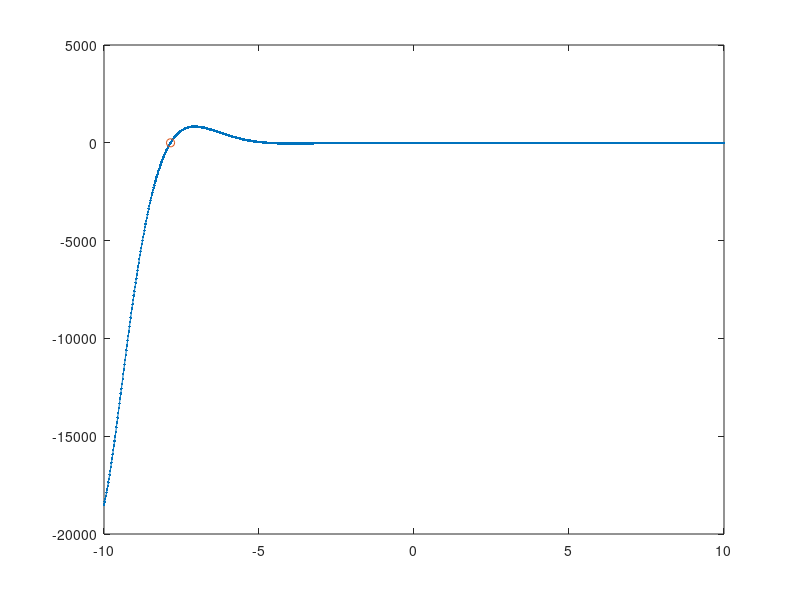
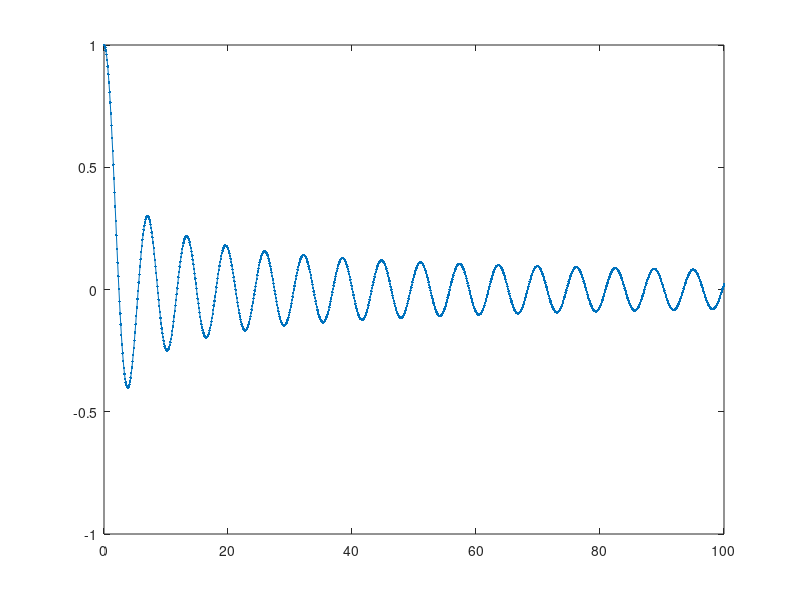
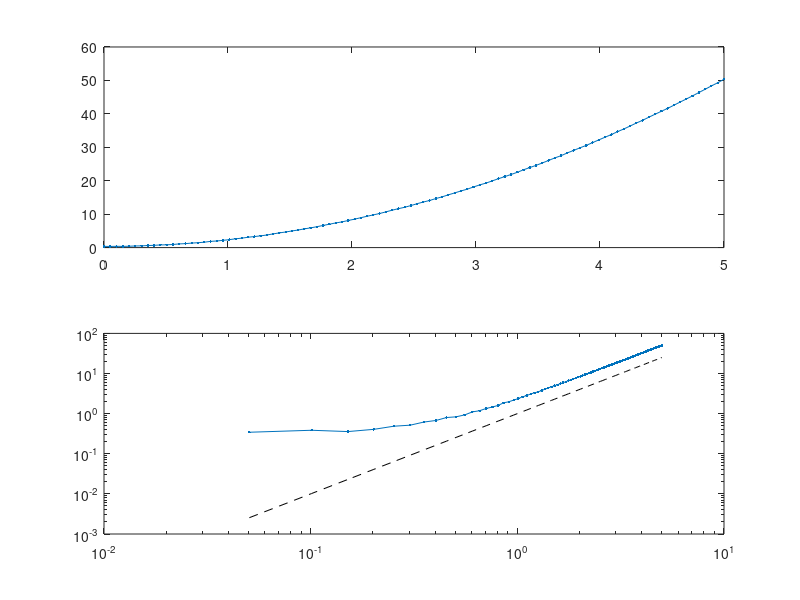
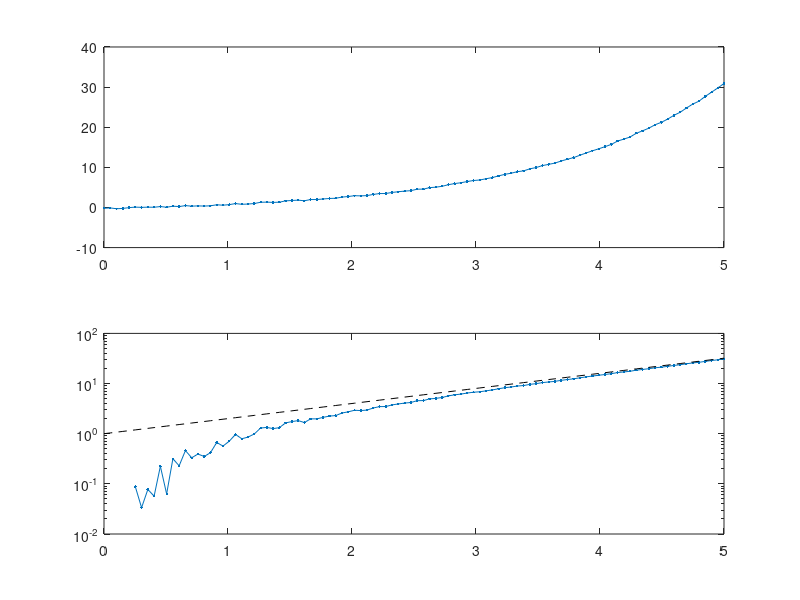

Reproduce these figures in MATLAB, in order.
% Simple MATLAB demo
%
% From Lecture 1

%% Linear Algebra

v = [1;2;3];    % Make a vector
A = rand(3,3);  % Random 3x3 matrix
y = A*v         % Matrix-vector product
B = rand(4,3);  % Random 4x3 matrix
C = B*A;        % Matrix-matrix product

b = rand(3,1);  % Solve a linear system Ax=b
x = A\b

[U,S,V] = svd(A);   % Compute an SVD


%% Nonlinear solvers (f(x) = 0)

f = @(x) exp(-x).*cos(x);   % Define a function handle
x = linspace(-10,10,1000);  % Get an equispaced grid of points

figure(1);
plot(x,f(x),'.-'); hold on  % Plot the function

% Find a zero of the function
x0 = -9;            % Initial guess
x0 = fzero(f,x0);   % Find a zero

plot(x0,f(x0),'o'); hold off    % Plot the zero
f(x0)                           % Verify f(x)~=0

%% Plot a special function
x = linspace(0,100,1000);   % Get a grid
J0 = besselj(0,x);          % Evaluate a Bessel function on the grid

figure(2);
plot(x,J0,'.-')             % Plot it

%% Plotting algebraic growth

x = linspace(0,5,100);
y = 2*x.^2 + 0.1*rand(size(x)) + 0.3;   % Noisy data w/ quadratic growth

figure(3);
subplot(2,1,1);
plot(x,y,'.-');                  % Ordinary plot
subplot(2,1,2);
loglog(x,y,'.-',x,x.^2,'--k');   % Straight line on a loglog plot

%% Plotting exponential growth

y = 2.^x - 1.4 + 0.3*rand(size(x)); % Noisy data w/ exponential growth

figure(4);
subplot(2,1,1);
plot(x,y,'.-');                      % Ordinary plot
subplot(2,1,2);
semilogy(x,y,'.-',x,2.^x,'--k');     % Straight line on a lin-log plot



